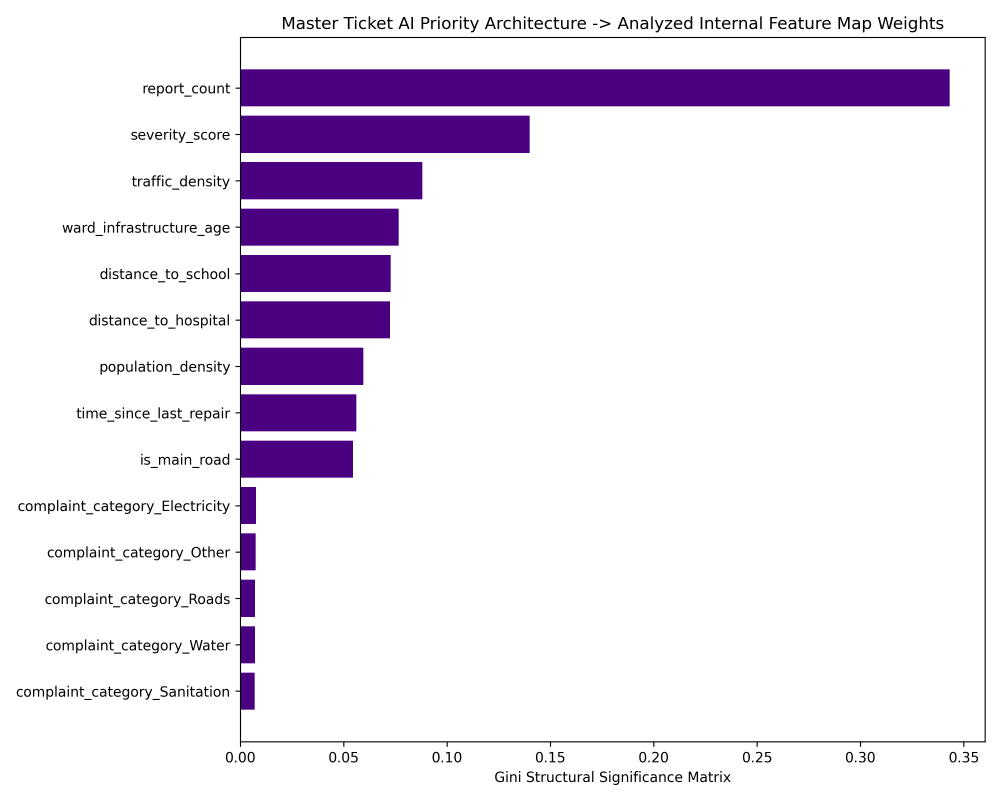
#> input picture feature_importance.png, 3000 x 2400 px (shown at 1/3 size)
$ python recapture.py ../../feature_importance.png ../../feature_importance.png
#> lines starting #> are read from the running program, lines starting #| are printed output that depends on the picture
"""
Simulate photographing an image on a screen (monitor / laptop / phone).

Real recaptures are hard to collect at scale, so training uses a physical
simulation of the artifacts a phone camera records when pointed at a display:

  1. The image is shown on an LCD: each pixel becomes an R|G|B sub-pixel
     triplet with a dark grid between pixels.
  2. The camera views the screen at an angle and distance: a perspective warp
     resamples the sub-pixel grid without anti-aliasing, which produces moire
     interference patterns, the strongest recapture cue.
  3. Optics and sensor: defocus, screen gamma / blue cast, glare, vignetting,
     sensor noise, and optionally a bezel / desk visible at the edges.

Usage (preview a few simulations):
    python training/authenticity/recapture.py input.jpg out_dir/
"""

import os
import random
import sys

import cv2
import numpy as np


def _subpixel_display(img, pixel_size):
    """Render img (HxWx3 uint8 RGB) as an LCD panel, pixel_size sensor px per screen px."""
    h, w = img.shape[:2]
    big = cv2.resize(img, (w * pixel_size, h * pixel_size), interpolation=cv2.INTER_NEAREST).astype(np.float32)
    mask = np.zeros((pixel_size, pixel_size, 3), np.float32)
    third = max(1, pixel_size // 3)
    for c in range(3):  # vertical R|G|B stripes
        mask[:, c * third:(c + 1) * third, c] = 1.0
    gap = max(1, pixel_size // 6)  # black matrix between pixels
    mask[-gap:, :, :] *= 0.15
    mask = np.tile(mask, (h, w, 1))
    # Sub-pixel stripes lose ~2/3 of the light; scale back up. The camera lens
    # and sensor low-pass the grid, so only part of its contrast survives.
    strength = random.uniform(0.35, 0.85)
    panel = big * (1 - strength) + np.clip(big * mask * 2.4, 0, 255) * strength
    sigma = pixel_size * random.uniform(0.1, 0.25)
    return cv2.GaussianBlur(panel, (0, 0), sigma)


def _perspective(panel, out_w, out_h, max_tilt):
    """View the panel at a random angle, landing it inside an out_w x out_h frame."""
    ph, pw = panel.shape[:2]
    margin = random.uniform(-0.1, 0.1)  # negative: screen overfills the frame
    # Destination corners: a jittered quad covering most of the frame
    def jitter(x, y):
        return [x + random.uniform(-max_tilt, max_tilt) * out_w, y + random.uniform(-max_tilt, max_tilt) * out_h]
    dst = np.float32([
        jitter(margin * out_w, margin * out_h),
        jitter((1 - margin) * out_w, margin * out_h),
        jitter((1 - margin) * out_w, (1 - margin) * out_h),
        jitter(margin * out_w, (1 - margin) * out_h),
    ])
    src = np.float32([[0, 0], [pw, 0], [pw, ph], [0, ph]])
    m = cv2.getPerspectiveTransform(src, dst)
    # INTER_LINEAR without prefiltering aliases the sub-pixel grid -> moire
    background = random.choice([(15, 15, 18), (40, 40, 45), (120, 110, 100), (200, 195, 190)])
    return cv2.warpPerspective(panel, m, (out_w, out_h), flags=cv2.INTER_LINEAR,
                               borderMode=cv2.BORDER_CONSTANT, borderValue=background)


def _optics(img):
    h, w = img.shape[:2]
    # Screen tone: gamma, contrast loss, cool/warm cast
    img = 255 * (img / 255) ** random.uniform(0.8, 1.25)
    img = img * random.uniform(0.75, 1.0) + random.uniform(5, 30)
    img *= np.array([random.uniform(0.9, 1.0), random.uniform(0.95, 1.02), random.uniform(1.0, 1.12)], np.float32)
    # Glare: soft bright blob
    if random.random() < 0.5:
        yy, xx = np.mgrid[0:h, 0:w]
        cx, cy = random.uniform(0, w), random.uniform(0, h)
        r = random.uniform(0.2, 0.6) * max(h, w)
        img += random.uniform(20, 90) * np.exp(-(((xx - cx) ** 2 + (yy - cy) ** 2) / (2 * r * r)))[..., None]
    # Vignetting
    yy, xx = np.mgrid[0:h, 0:w]
    d = np.sqrt(((xx - w / 2) / (w / 2)) ** 2 + ((yy - h / 2) / (h / 2)) ** 2)
    img *= (1 - random.uniform(0.0, 0.35) * np.clip(d - 0.4, 0, None))[..., None]
    # Slight defocus / motion
    if random.random() < 0.6:
        k = random.choice([3, 5])
        img = cv2.GaussianBlur(img, (k, k), random.uniform(0.3, 1.2))
    # Sensor noise
    img += np.random.normal(0, random.uniform(1, 6), img.shape)
    return np.clip(img, 0, 255).astype(np.uint8)


def simulate_recapture(img, out_size=None):
    """img: HxWx3 uint8 RGB. Returns a simulated phone photo of it on a screen."""
    h, w = img.shape[:2]
    if out_size is None:
        out_size = (w, h)
    out_w, out_h = out_size
    # Screen resolution relative to the camera: 2-5 sensor px per screen pixel
    # (closer / lower-dpi screens give bigger pixels and stronger moire).
    pixel_size = random.choice([3, 3, 4, 5, 6])
    # Panel rendered 0.9-2x the output size, so one screen pixel lands on
    # ~1.5-6 camera pixels: periods near 2 px alias into strong moire.
    f = random.uniform(0.9, 2.0)
    screen_w = max(32, int(out_w * f / pixel_size))
    screen_h = max(32, int(screen_w * h / w))
    shown = cv2.resize(img, (screen_w, screen_h), interpolation=cv2.INTER_AREA)
    panel = _subpixel_display(shown, pixel_size)
    viewed = _perspective(panel, out_w, out_h, max_tilt=random.uniform(0.0, 0.06))
    return _optics(viewed.astype(np.float32))


if __name__ == "__main__":
    src, out = sys.argv[1], sys.argv[2]
    os.makedirs(out, exist_ok=True)
    img = cv2.cvtColor(cv2.imread(src), cv2.COLOR_BGR2RGB)
    for i in range(4):
        sim = simulate_recapture(img)
        cv2.imwrite(os.path.join(out, f"recapture_{i}.jpg"), cv2.cvtColor(sim, cv2.COLOR_RGB2BGR))
#> this loop made 4 passes
#> pass 1, in simulate_recapture, `shown = cv2.resize(img, (screen_w, screen_h), interpolation=cv2.INTER_..`:
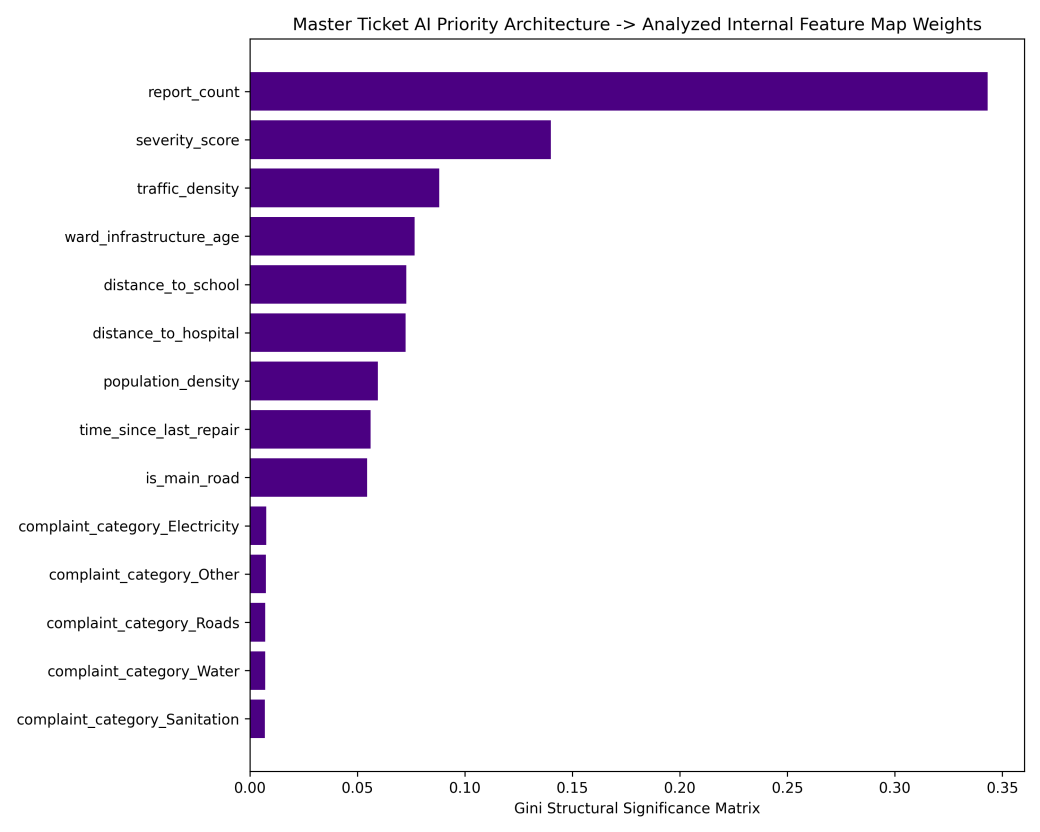
#> shown: shape (832, 1040, 3); mean R, G, B 233.8, 226.6, 239
#> pass 1, in _subpixel_display, `panel = big * (1 - strength) + np.clip(big * mask * 2.4, 0, 255) * str..`:
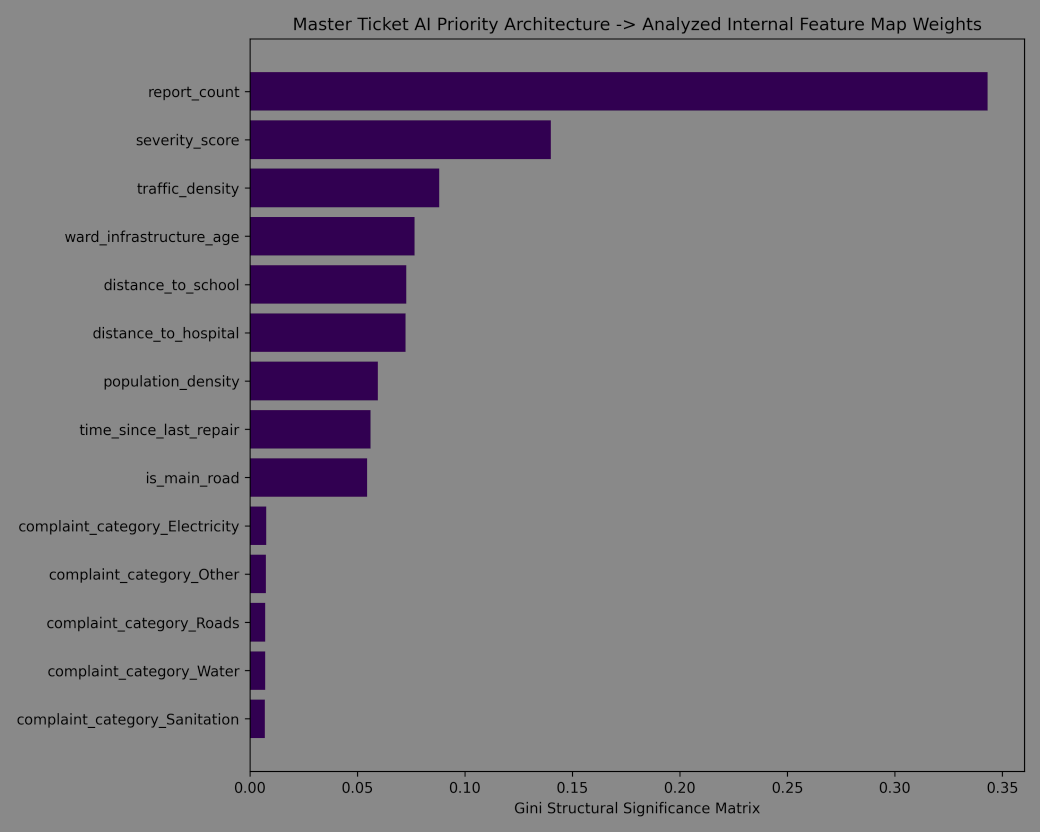
#> panel: shape (4160, 5200, 3) float32 (shown at 1/5 size); mean R, G, B 112, 110.4, 112.9
#> after the loop:
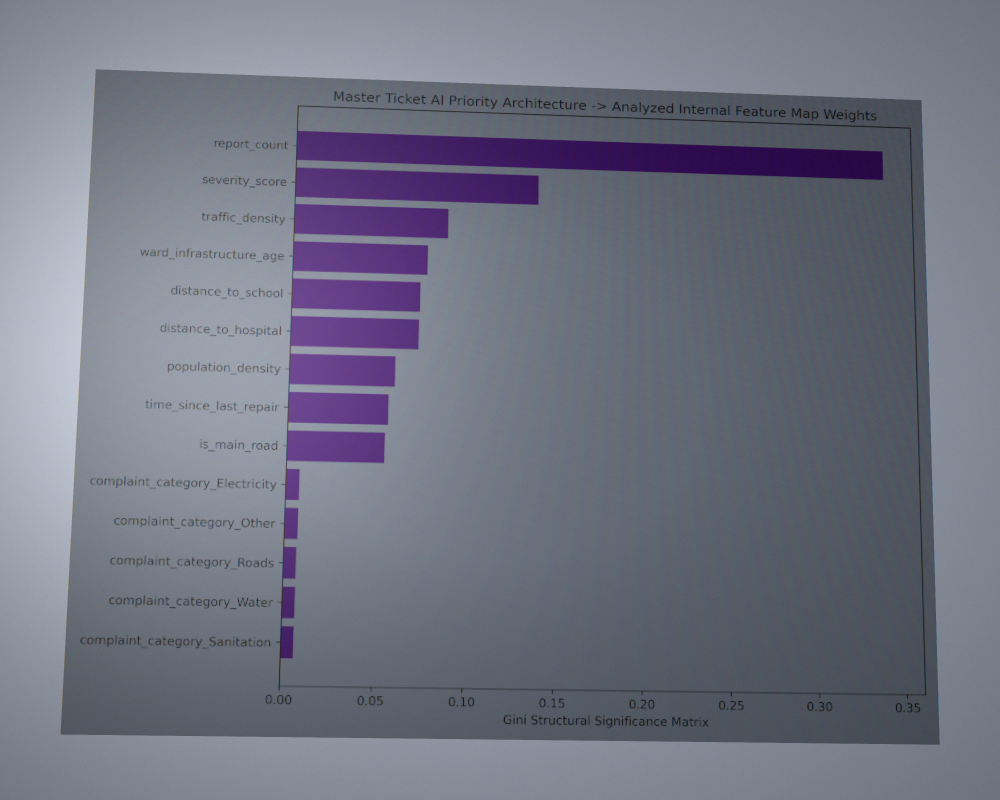
#> sim: shape (2400, 3000, 3) (shown at 1/3 size); mean R, G, B 112.4, 115.9, 130.7
    print("wrote", out)
#| wrote ../../feature_importance.png
